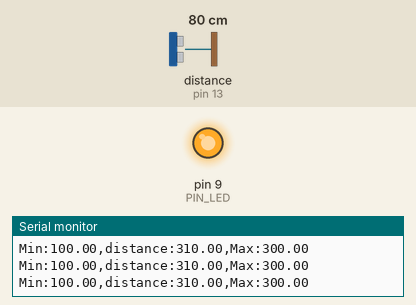
Recording of a sketch running on a simulated Arduino Uno, built with avr-gcc and run on an emulated ATmega328P. Parts: output pins drawn as LEDs (lit = HIGH), the last lines printed to the serial monitor. Wiring (inferred from the names in the program): ultrasonic range finder: trigger pin 12; echo pin 13. Inputs (shaded band) come from the test bench; at power-on: distance to the obstacle (sensor on pin 13) 80 cm. The echo pulse lasts 58.3 µs per cm; pins used as bus, display or sensor lines are not drawn.

Above: at 1.2 s.
1.3 s: distance to the obstacle (sensor on pin 13) set to 18 cm
At 1.91 s:
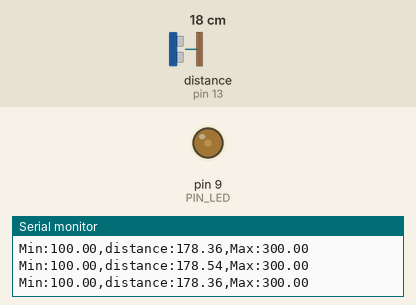
4.3 s: distance to the obstacle (sensor on pin 13) set to 2 cm
Timing chart, 0 to 7.3 s (numbered marks = the images above; inputs shaded):
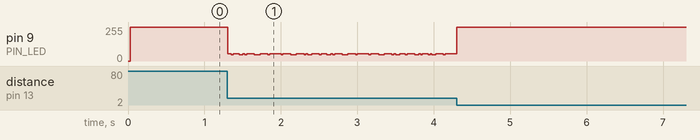

The sketch:

08_example_2.ino
```cpp
#define PIN_LED  9
#define PIN_TRIG 12   // sonar sensor TRIGGER
#define PIN_ECHO 13   // sonar sensor ECHO

// configurable parameters
#define SND_VEL 346.0     // sound velocity at 24 celsius degree (unit: m/sec)
#define INTERVAL 25      // sampling interval (unit: msec)
#define PULSE_DURATION 10 // ultra-sound Pulse Duration (unit: usec)
#define _DIST_MIN 100.0   // minimum distance to be measured (unit: mm)
#define _DIST_MAX 300.0   // maximum distance to be measured (unit: mm)

#define TIMEOUT ((INTERVAL / 2) * 1000.0) // maximum echo waiting time (unit: usec)
#define SCALE (0.001 * 0.5 * SND_VEL) // coefficent to convert duration to distance

unsigned long last_sampling_time;   // unit: msec

void setup() {
  // initialize GPIO pins
  pinMode(PIN_LED, OUTPUT);
  pinMode(PIN_TRIG, OUTPUT);  // sonar TRIGGER
  pinMode(PIN_ECHO, INPUT);   // sonar ECHO
  digitalWrite(PIN_TRIG, LOW);  // turn-off Sonar

  // initialize serial port
  Serial.begin(57600);
}

void loop() {
  float distance;

  // wait until next sampling time.
  if (millis() < (last_sampling_time + INTERVAL))
    return;

  distance = USS_measure(PIN_TRIG, PIN_ECHO); // read distance

  if ((distance == 0.0) || (distance > _DIST_MAX)) {
      distance = _DIST_MAX + 10.0;    // Set Higher Value
      analogWrite(PIN_LED, 255);      // LED OFF (active low)
  } else if (distance < _DIST_MIN) {
      distance = _DIST_MIN - 10.0;    // Set Lower Value
      analogWrite(PIN_LED, 255);      // LED OFF (active low)
  } else {
      // Calculate LED brightness based on distance
      int brightness;

      if (distance <= 150.0) {
          // 100mm -> 255 (off), 150mm -> 128 (50% brightness)
          brightness = 255 - (127 * (distance - 100) / 50);
      } else if (distance <= 200.0) {
          // 150mm -> 128 (50% brightness), 200mm -> 0 (fully on)
          brightness = 128 - (128 * (distance - 150) / 50);
      } else if (distance <= 250.0) {
          // 200mm -> 0 (fully on), 250mm -> 128 (50% brightness)
          brightness = 0 + (128 * (distance - 200) / 50);
      } else {
          // 250mm -> 128 (50% brightness), 300mm -> 255 (off)
          brightness = 128 + (127 * (distance - 250) / 50);
      }

      analogWrite(PIN_LED, brightness); // Set LED brightness
  }

  // output the distance to the serial port
  Serial.print("Min:");        Serial.print(_DIST_MIN);
  Serial.print(",distance:");  Serial.print(distance);
  Serial.print(",Max:");       Serial.print(_DIST_MAX);
  Serial.println("");

  // update last sampling time
  last_sampling_time += INTERVAL;
}

// get a distance reading from USS. return value is in millimeter.
float USS_measure(int TRIG, int ECHO)
{
  digitalWrite(TRIG, HIGH);
  delayMicroseconds(PULSE_DURATION);
  digitalWrite(TRIG, LOW);

  return pulseIn(ECHO, HIGH, TIMEOUT) * SCALE; // unit: mm
}
```
